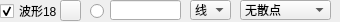
               <widget class="QWidget" name="widget_18" native="true">
                <property name="minimumSize">
                 <size>
                  <width>0</width>
                  <height>22</height>
                 </size>
                </property>
                <property name="maximumSize">
                 <size>
                  <width>16777215</width>
                  <height>22</height>
                 </size>
                </property>
                <widget class="QLineEdit" name="txtValueCurve18">
                 <property name="geometry">
                  <rect>
                   <x>110</x>
                   <y>0</y>
                   <width>71</width>
                   <height>20</height>
                  </rect>
                 </property>
                 <property name="text">
                  <string/>
                 </property>
                </widget>
                <widget class="QRadioButton" name="rdoBoldCurve18">
                 <property name="geometry">
                  <rect>
                   <x>90</x>
                   <y>3</y>
                   <width>16</width>
                   <height>16</height>
                  </rect>
                 </property>
                 <property name="text">
                  <string/>
                 </property>
                 <property name="checked">
                  <bool>false</bool>
                 </property>
                </widget>
                <widget class="QCheckBox" name="chkVisibleCurve18">
                 <property name="geometry">
                  <rect>
                   <x>0</x>
                   <y>3</y>
                   <width>60</width>
                   <height>16</height>
                  </rect>
                 </property>
                 <property name="text">
                  <string>波形18</string>
                 </property>
                 <property name="checked">
                  <bool>true</bool>
                 </property>
                </widget>
                <widget class="QPushButton" name="btnColourCurve18">
                 <property name="geometry">
                  <rect>
                   <x>60</x>
                   <y>0</y>
                   <width>21</width>
                   <height>21</height>
                  </rect>
                 </property>
                 <property name="text">
                  <string/>
                 </property>
                </widget>
                <widget class="QComboBox" name="cmbLineStyle18">
                 <property name="geometry">
                  <rect>
                   <x>190</x>
                   <y>0</y>
                   <width>41</width>
                   <height>20</height>
                  </rect>
                 </property>
                 <property name="currentIndex">
                  <number>1</number>
                 </property>
                 <item>
                  <property name="text">
                   <string>点</string>
                  </property>
                 </item>
                 <item>
                  <property name="text">
                   <string>线</string>
                  </property>
                 </item>
                 <item>
                  <property name="text">
                   <string>左</string>
                  </property>
                 </item>
                 <item>
                  <property name="text">
                   <string>右</string>
                  </property>
                 </item>
                 <item>
                  <property name="text">
                   <string>中</string>
                  </property>
                 </item>
                 <item>
                  <property name="text">
                   <string>积</string>
                  </property>
                 </item>
                </widget>
                <widget class="QComboBox" name="cmbScatterStyle18">
                 <property name="geometry">
                  <rect>
                   <x>240</x>
                   <y>0</y>
                   <width>91</width>
                   <height>20</height>
                  </rect>
                 </property>
                 <property name="focusPolicy">
                  <enum>Qt::WheelFocus</enum>
                 </property>
                 <property name="maxVisibleItems">
                  <number>20</number>
                 </property>
                 <item>
                  <property name="text">
                   <string>无散点</string>
                  </property>
                  <property name="icon">
                   <iconset resource="res.qrc">
                    <normaloff>:/pic/ssNone.png</normaloff>:/pic/ssNone.png</iconset>
                  </property>
                 </item>
                 <item>
                  <property name="text">
                   <string>x形</string>
                  </property>
                  <property name="icon">
                   <iconset resource="res.qrc">
                    <normaloff>:/pic/ssCross.png</normaloff>:/pic/ssCross.png</iconset>
                  </property>
                 </item>
                 <item>
                  <property name="text">
                   <string>+形</string>
                  </property>
                  <property name="icon">
                   <iconset resource="res.qrc">
                    <normaloff>:/pic/ssPlus.png</normaloff>:/pic/ssPlus.png</iconset>
                  </property>
                 </item>
                 <item>
                  <property name="text">
                   <string>空心圆</string>
                  </property>
                  <property name="icon">
                   <iconset resource="res.qrc">
                    <normaloff>:/pic/ssCircle.png</normaloff>:/pic/ssCircle.png</iconset>
                  </property>
                 </item>
                 <item>
                  <property name="text">
                   <string>实心圆</string>
                  </property>
                  <property name="icon">
                   <iconset resource="res.qrc">
                    <normaloff>:/pic/ssDisc.png</normaloff>:/pic/ssDisc.png</iconset>
                  </property>
                 </item>
                 <item>
                  <property name="text">
                   <string>矩形</string>
                  </property>
                  <property name="icon">
                   <iconset resource="res.qrc">
                    <normaloff>:/pic/ssSquare.png</normaloff>:/pic/ssSquare.png</iconset>
                  </property>
                 </item>
                 <item>
                  <property name="text">
                   <string>菱形</string>
                  </property>
                  <property name="icon">
                   <iconset resource="res.qrc">
                    <normaloff>:/pic/ssDiamond.png</normaloff>:/pic/ssDiamond.png</iconset>
                  </property>
                 </item>
                 <item>
                  <property name="text">
                   <string>星形</string>
                  </property>
                  <property name="icon">
                   <iconset resource="res.qrc">
                    <normaloff>:/pic/ssStar.png</normaloff>:/pic/ssStar.png</iconset>
                  </property>
                 </item>
                 <item>
                  <property name="text">
                   <string>正三角</string>
                  </property>
                  <property name="icon">
                   <iconset resource="res.qrc">
                    <normaloff>:/pic/ssTriangle.png</normaloff>:/pic/ssTriangle.png</iconset>
                  </property>
                 </item>
                 <item>
                  <property name="text">
                   <string>倒三角</string>
                  </property>
                  <property name="icon">
                   <iconset resource="res.qrc">
                    <normaloff>:/pic/ssTriangleInverted.png</normaloff>:/pic/ssTriangleInverted.png</iconset>
                  </property>
                 </item>
                 <item>
                  <property name="text">
                   <string>x框</string>
                  </property>
                  <property name="icon">
                   <iconset resource="res.qrc">
                    <normaloff>:/pic/ssCrossSquare.png</normaloff>:/pic/ssCrossSquare.png</iconset>
                  </property>
                 </item>
                 <item>
                  <property name="text">
                   <string>+框</string>
                  </property>
                  <property name="icon">
                   <iconset resource="res.qrc">
                    <normaloff>:/pic/ssPlusSquare.png</normaloff>:/pic/ssPlusSquare.png</iconset>
                  </property>
                 </item>
                 <item>
                  <property name="text">
                   <string>x圆</string>
                  </property>
                  <property name="icon">
                   <iconset resource="res.qrc">
                    <normaloff>:/pic/ssCrossCircle.png</normaloff>:/pic/ssCrossCircle.png</iconset>
                  </property>
                 </item>
                 <item>
                  <property name="text">
                   <string>+圆</string>
                  </property>
                  <property name="icon">
                   <iconset resource="res.qrc">
                    <normaloff>:/pic/ssPlusCircle.png</normaloff>:/pic/ssPlusCircle.png</iconset>
                  </property>
                 </item>
                 <item>
                  <property name="text">
                   <string>和平</string>
                  </property>
                  <property name="icon">
                   <iconset resource="res.qrc">
                    <normaloff>:/pic/ssPeace.png</normaloff>:/pic/ssPeace.png</iconset>
                  </property>
                 </item>
                </widget>
               </widget>
